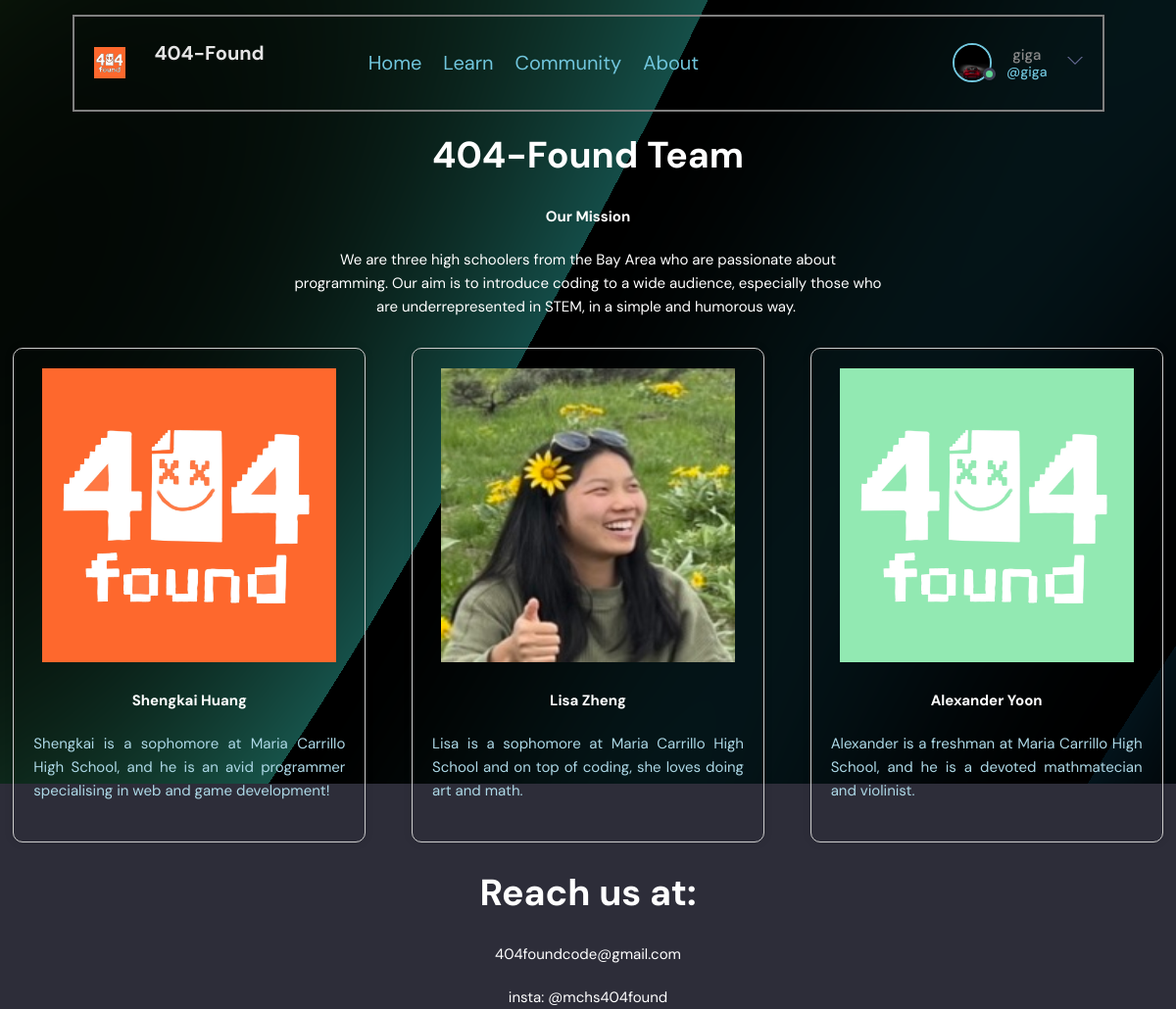
/aboutPage (signed in), run on the app's committed database.
### base/models.py (models this page shows)
class User(AbstractUser):
    name = models.CharField(max_length=200, null=True)
    email = models.EmailField(unique = True, null=True)
    bio = models.TextField(null=True)
    avatar = models.ImageField(null=True, default="avatar.svg")
    USERNAME_FIELD = 'email'
    REQUIRED_FIELDS = []

### base/views.py (the view)
# urls.py: path('aboutPage', views.aboutPage, name='aboutPage'),
def aboutPage(request):
    return render(request, 'base/aboutPage.html')

### base/templates/base/aboutPage.html
{% extends 'main_aboutPage.html' %} {% block content %} {% endblock content %}

### templates/navbar_v2.html (shortened to what this page needs)
{% load static %}
<header class="header">
  <div class="container">
    <a href="{% url 'home' %}" class="header__logo">
      <img src="{% static 'images/logo.svg' %}" />
      <h1>404-Found</h1>
    </a>
    <div class="nav-links">
      <ul>
        <li><a href="{% url 'home' %}">Home</a></li>
        <li><a href="{% url 'lessons_page' %}">Learn </a></li>
        <li><a href="{% url 'home_studybuddy' %}">Community </a></li>
        <li><a href="{% url 'aboutPage' %}">About </a></li>
      </ul>
    </div>
    <nav class="header__menu">
      {% if request.user.is_authenticated %}
      <div class="header__user">
        <a href="{% url 'update-user' %}">
          <div class="avatar avatar--medium active">
            <img src="{{request.user.avatar.url}}" />
          </div>
          <p>
            {{request.user.username}} <span>@{{request.user.username}}</span>
          </p>
        </a>
        <button class="dropdown-button">
          <svg
            version="1.1"
            xmlns="http://www.w3.org/2000/svg"
            width="32"
            height="32"
            viewBox="0 0 32 32"
          >
            <title>chevron-down</title>
            <path d="M16 21l-13-13h-3l16 16 16-16h-3l-13 13z"></path>
          </svg>
        </button>
      </div>
      {% else %}
      <a href="{% url 'login' %}">
        <img src="{% static 'images/avatar.svg' %}" />
        <p>Login</p>
      </a>
      {% endif %}
    </nav>
  </div>
</header>

### static/styles/style.css (style rules this page uses)
:root { --color-main: #71c6dd; --color-main-light: #e1f6fb; --color-dark: #3f4156; --color-dark-medium: #51546e; --color-dark-light: #696d97; --color-light: #e5e5e5; --color-gray: #8b8b8b; --color-light-gray: #b2bdbd; --color-bg: #2d2d39; --color-success: #5dd693; --color-error: #fc4b0b; }
* { font-family: "DM Sans", -apple-system, BlinkMacSystemFont, "Segoe UI", Roboto, Oxygen, Ubuntu, Cantarell, "Open Sans", "Helvetica Neue", sans-serif; margin: 0; padding: 0; box-sizing: border-box; text-rendering: optimizeLegibility; font-size: inherit; }
html { font-size: 56.25%; }
@media only screen and (min-width: 1200px) { html { font-size: 62.5%; } }
body { line-height: 1.6; font-weight: 400; font-size: 1.5rem; color: var(--color-light-gray); background-color: var(--color-bg); min-height: 100vh; }
img { width: 100%; }
a { display: inline-block; color: var(--color-main); text-decoration: none; }
.container { max-width: 120rem; width: 90%; margin: auto; }
.avatar { position: relative; display: inline-block; border-radius: 50%; border: 2px solid var(--color-main); }
.avatar img { display: block; border-radius: 50%; object-fit: cover; object-position: center; }
.avatar::after { content: ""; display: block; position: absolute; background-color: var(--color-gray); z-index: 111; border-radius: 50%; border: 0.3rem solid var(--color-dark); }
.avatar.active::after { background-color: var(--color-success); }
.avatar.avatar--medium img { width: 3.6rem; height: 3.6rem; border-radius: 50%; }
.avatar.avatar--medium:after { width: 0.7rem; height: 0.7rem; bottom: 0px; right: -6px; }
.header { padding: 1.5rem; background-image: url('static/images/aaabstract.png'); }
.header > .container { display: flex; gap: 9.5rem; }
.header__logo, .header__user { display: flex; gap: 2rem; align-items: center; }
.header__logo > img { height: 3.2rem; width: 3.2rem; }
.header__logo > h1 { font-weight: 700; font-size: 2rem; color: var(--color-light); }
.header__menu { margin-left: auto; position: relative; }
.header__menu a { display: flex; gap: 1.5rem; align-items: center; font-weight: 500; text-decoration: none; color: var(--color-gray); }
.header__menu img { height: 3.6rem; }
.header__menu p { line-height: 1.2; }
.header__menu span { color: var(--color-main); font-weight: 500; font-size: 1.4rem; display: block; }
.header__menu svg { width: 1.6rem; height: 1.6rem; fill: var(--color-dark-light); }
.dropdown-button { background: transparent; border: 0; outline: 0; cursor: pointer; }

### templates/navbar_v2.html (style rules this page uses)
.container { display: flex; justify-content: center; align-items: center; border: 2px solid grey; padding: 10px; }
.header__user { display: flex; gap: 2rem; align-items: center; }
.header { display: flex; justify-content: space-between; align-items: center; width: 100%; }
.header__menu { display: flex; justify-content: center; align-items: center; }
.nav-links { text-align: center; }
.nav-links ul { list-style-type: none; padding: 0%; margin: 0%; display: flex; justify-content: center; align-items: center; text-align: center; }
.nav-links ul li { margin: 0 10px; list-style-type: none; }
.nav-links ul li a { font-size: 20px; margin: 1px; }
.header__logo img { height: 40px; margin-right: 10px; }

### templates/main_aboutPage.html (style rules this page uses)
h1 { font-size: 2.5em; margin-bottom: 20px; color: orange; }
.container { border: 2px solid grey; padding: 10px; background: transparent; display: flex; justify-content: space-between; align-items: center; padding: 10px 20px; }
h1 { text-align: center; color: white; }
h2, p { max-width: 600px; margin: 20px auto; }

### data on the page
User: user.avatar (picture), user.username "giga"
